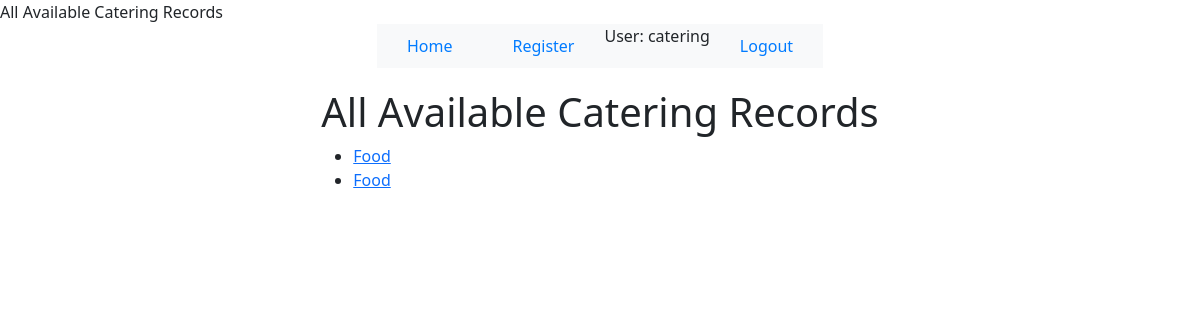
Page /catalog/view_all_catering/ (signed in) on the earlier database version.
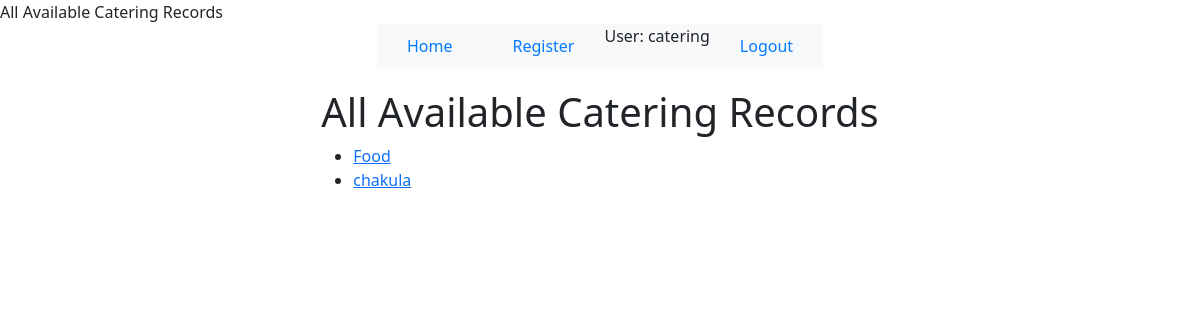
Same page on the later database version.
### catalog/models.py (models this page shows, shortened)
class Catering(models.Model):
    AVAILABILITY_CHOICES = [
        ('A', 'Available'),
        ('N', 'Not Available'),
    ]
    catering_id = models.AutoField(primary_key=True)
    user_id = models.ForeignKey(settings.AUTH_USER_MODEL, on_delete=models.SET_NULL, null=True, blank=True)
    service_name = models.CharField(max_length=255)
    cuisine_type = models.CharField(max_length=255)
    number_of_people = models.PositiveIntegerField()
    availability_status = models.CharField(max_length=1, choices=AVAILABILITY_CHOICES, default='A')
    rate_per_person = models.DecimalField(max_digits=10, decimal_places=2)
    menu = models.ImageField(upload_to='venue_images/', null=True, blank=True)
    menu2 = models.ImageField(upload_to='venue_images/', null=True, blank=True)

### catalog/views.py (the view)
# urls.py: path('view_all_catering/', views.view_all_catering, name='view_all_catering'),
def view_all_catering(request):
    available_caterings = Catering.objects.filter(availability_status='A')
    context = {
        'available_caterings': available_caterings,
    }
    return render(request, 'view_all_catering.html', context)

### catalog/templates/view_all_catering.html (shortened to what this page needs)
{% extends 'base_generic.html' %}
{% block content %}
  <h1>All Available Catering Records</h1>
  <ul>
    {% for catering in available_caterings %}
      <li>
        <a href="{% url 'view_catering' catering_id=catering.catering_id %}">{{ catering.service_name }}</a>
      </li>
    {% empty %}
      <li>No available catering records found.</li>
    {% endfor %}
  </ul>
{% endblock %}

Differences in the rows shown:
no longer on this page (row edited): Catering: service_name "Food"
added Catering: service_name "chakula"
